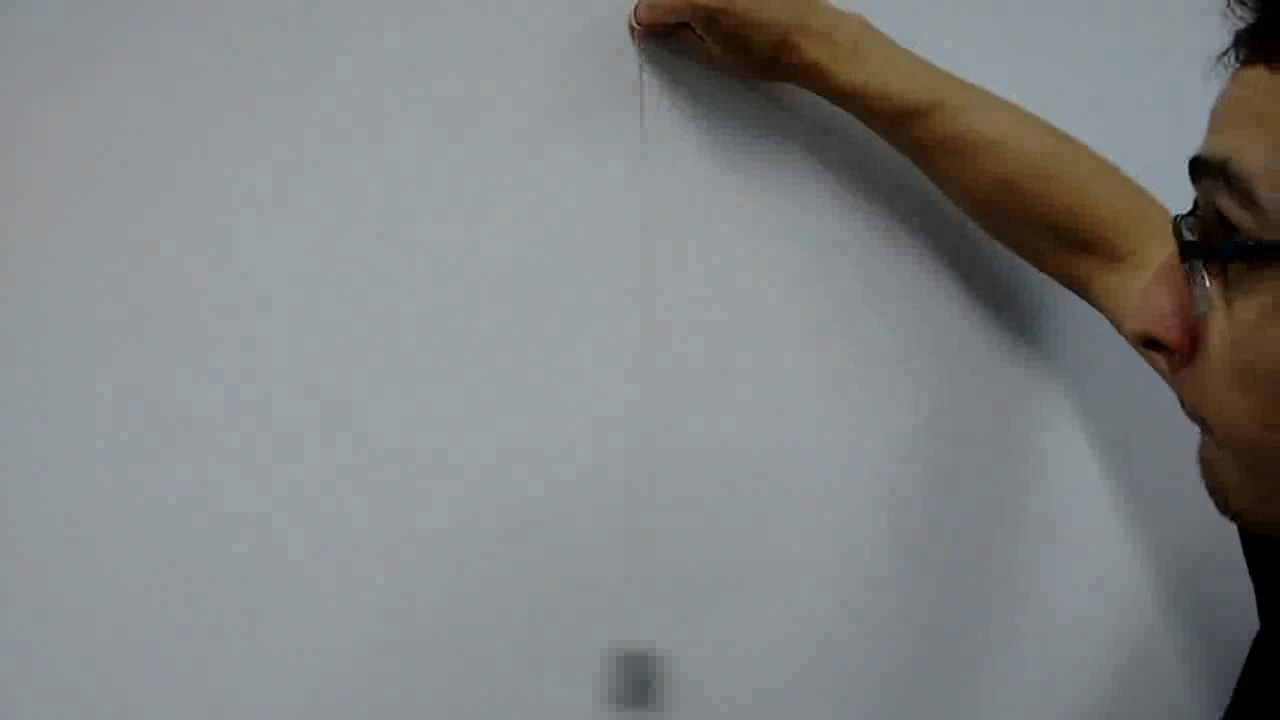
#> input picture frame 23 of Lab_1_Taylor/videos/pendulo.mp4, 1280 x 720 px, given in place of the camera
$ python Lab3ImageProcessing.py   (older library calls are emulated)
#> lines starting #> are read from the running program, lines starting #| are printed output that depends on the picture; after the words box and inside, x2 and y2 are one past the last pixel; in counts of white or black regions, pixels touching at a corner belong together
### ImageProcessing/Lab_3_e_1/videoControls.py
import cv2 as cv
import numpy


class VideoControls:
    cap = cv.VideoCapture()
    __trackbarWindowName = 'Trackbars'
    __frameVideo = False
    __size = False
    __vel = 1
    time = 'none'
    frame = numpy.array([])

    def __init__(self, nameOfVideo):
        self.cap.open(nameOfVideo)
        self.videoName = nameOfVideo
        self.__frameWidth =  int (self.cap.get(cv.CAP_PROP_FRAME_WIDTH) )
        self.__frameHeight = int (self.cap.get(cv.CAP_PROP_FRAME_HEIGHT))


    def __videoControls(self):
        key = cv.waitKey(self.__vel) or 0xff

        if key == ord('p'):
            cv.waitKey(0)
        elif key == ord('q'):
            self.__closeVideo()
        elif key == ord('a'):
            self.__vel += 10
        elif key == ord('s'):
            if self.__vel > 1:
                self.__vel -= 10


    def __closeVideo(self):
        self.cap.release()
        cv.destroyAllWindows()

    def showFrame(self,size):
        if size:
            self.frame = cv.resize(self.frame, size)


        cv.putText(self.frame,'delay:'+ str(self.__vel),org=(0,size[1] -10),fontFace=0,fontScale=2,color=(0,0,255) )
        cv.imshow(self.videoName, self.frame)


    def getFrame(self, size, loop):

#> called with size = (1200, 800), loop = False
        ret, frame = self.cap.read()
#> frame is the input picture: shape (720, 1280, 3); mean B, G, R 131.7, 132.2, 129.6
        self.__videoControls()
#> (key q is pressed here)
        if ret:
            self.frame = frame
            self.time = self.cap.get(cv.CAP_PROP_POS_MSEC)
            if size:
                frame = cv.resize(frame, (size))
#> frame: shape (800, 1200, 3)


        elif loop:
            self.cap = cv.VideoCapture(self.videoName)
        else:
            self.__closeVideo()

    # [5 lines left out: function watch, not called in this run]

### ImageProcessing/Lab_3_e_1/findColor.py
import videoControls


class FindColor (videoControls.VideoControls):

    trackbarWindowName = 'Trackbars'

    def __init__(self, videoName):
        super().__init__(videoName)
        self.__outputWindowName = "output of " + videoName

    # [6 lines left out: function __namingAndCreatingTrackbars, not called in this run]

    def __change(self, value):
        pass

    # [13 lines left out: functions __createTrackbars, __showOutput, not called in this run]

    def getColor(self, hsv_min=[], hsv_max=[], loop=False, size=False):
        self.getFrame(size=size, loop=loop)

        if self.frame.size:
            hsvFrame = videoControls.cv.cvtColor(self.frame, videoControls.cv.COLOR_BGR2HSV)
#> hsvFrame: shape (720, 1280, 3); mean H, S, V 87, 30.5, 136.6

            if videoControls.numpy.array(hsv_min).size:
                self.outputFrame = videoControls.cv.inRange(hsvFrame, videoControls.numpy.array(hsv_min), videoControls.numpy.array(hsv_max))
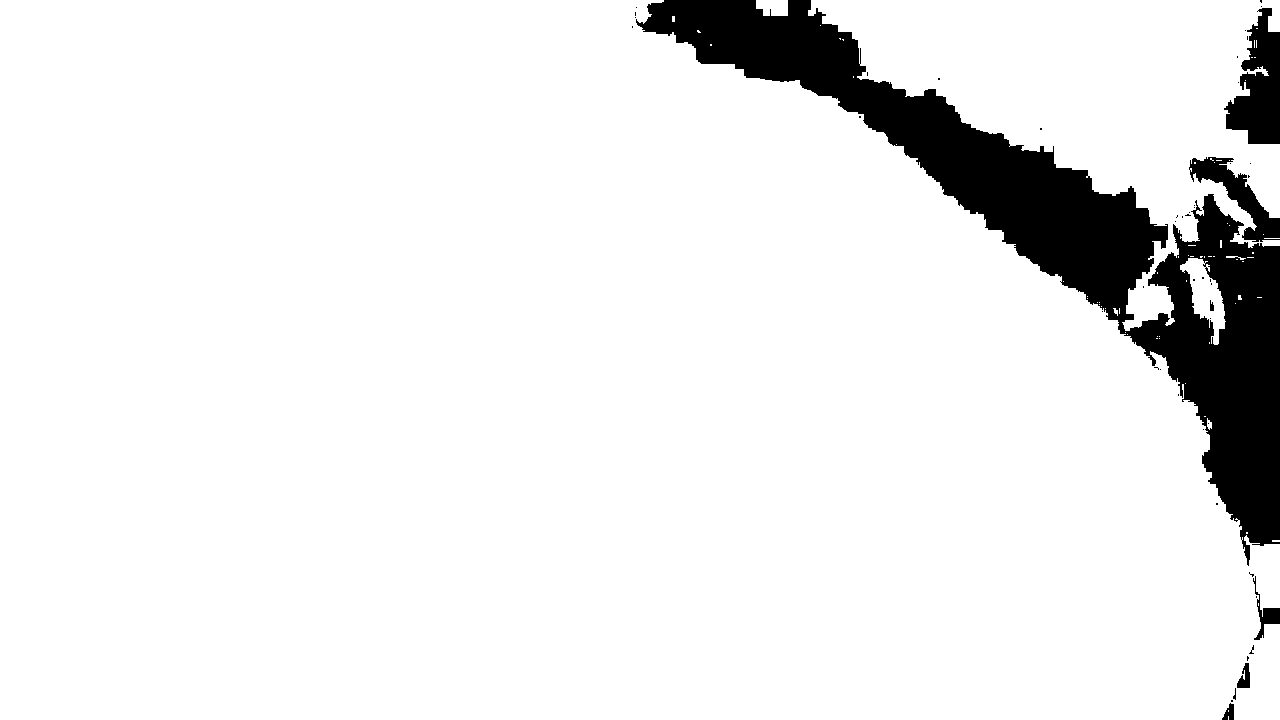
#> self.outputFrame: shape (720, 1280); 91.7% white; 50 black regions (43 under 20 px), largest, box (x1, y1, x2, y2) and area: (636, 0, 1280, 566) 68435, (1224, 8, 1280, 144) 4527, (1189, 157, 1280, 242) 2464
                return self.outputFrame

            lower = []
            upper = []

            for i in 'H_MIN', 'S_MIN', 'V_MIN':
                lower.append(videoControls.cv.getTrackbarPos(
                    i, self.trackbarWindowName))

            for i in 'H_MAX', 'S_MAX', 'V_MAX':
                upper.append(videoControls.cv.getTrackbarPos(
                    i, self.trackbarWindowName))

            self.outputFrame = videoControls.cv.inRange(hsvFrame, videoControls.numpy.array(lower), videoControls.numpy.array(upper))
        else:
            self.outputFrame = self.frame


    # [8 lines left out: function watch, not called in this run]


### ImageProcessing/Lab_3_e_1/Lab3ImageProcessing.py
#! /bin/env python

from findColor import FindColor
import cv2 as cv
import numpy as np

video = FindColor("bigBang.mp4")
#video.watch((1200, 800), loop=True)

fourcc = cv.VideoWriter_fourcc(*'XVID')
out = cv.VideoWriter('OutputBigBang.mp4',fourcc, 30.0, (1920,1080))

while video.cap.isOpened():
    outputFrame = video.getColor(loop=False, size=(1200, 800), hsv_max=[255, 129, 255], hsv_min=[0, 0, 0])
    outputFrame =  cv.bitwise_not(outputFrame)


    kernelErode = np.ones((5, 5), np.uint8)
    kerneldilate = np.ones((5, 5), np.uint8)

    opening = cv.morphologyEx(outputFrame, cv.MORPH_OPEN, kernelErode,iterations=6)
#> opening: shape (720, 1280); 6.8% white; 4 white regions, box (x1, y1, x2, y2) and area: (664, 0, 1152, 306) 37726, (1160, 246, 1280, 540) 21184, (1230, 76, 1280, 144) 2710, (1257, 32, 1280, 71) 861
    erode = cv.erode(opening, kernelErode, iterations=0)
    dilate = cv.dilate(erode, kerneldilate, iterations=4)
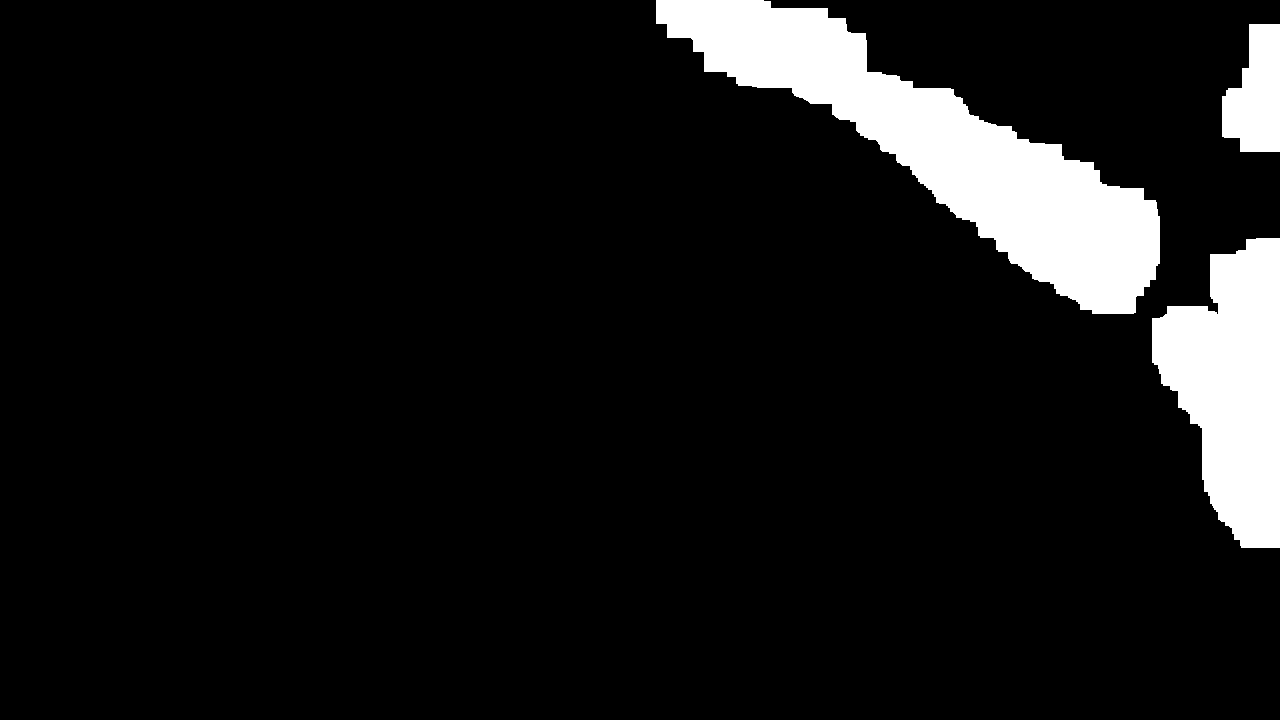
#> dilate: shape (720, 1280); 8.9% white; 3 white regions
    erode = cv.erode(dilate, kernelErode, iterations=0)
    dilate = cv.dilate(erode, kerneldilate, iterations=0)

    ret, cts, hierarchy=  cv.findContours(image=dilate,mode = cv.RETR_TREE,method=cv.CHAIN_APPROX_TC89_KCOS)
#> cts = 3 contours; box (x1, y1, x2, y2) and area: (656, 0, 1160, 314) 49344, (1152, 238, 1280, 548) 25902, (1222, 24, 1280, 152) 5407

    for i in range (len(cts)) :
        area = cv.contourArea(cts[i])
        if area > 2000:
         m = cv.moments(cts[i])
         cX = int(m["m10"] / m["m00"])
         cY = int(m["m01"] / m["m00"])

         cv.circle(video.frame, (cX, cY), 1, (0, 0, 255), 2)
         cv.putText(video.frame,'ct['+str(i)+ ']',(cX,cY),fontFace=2,fontScale=3,color=(255,0,50) )
         print('ct:',i,'cX:',cX,'cY:',cY )
#> this loop made 3 passes
#> (area, cX, cY) on passes 1 to 3: (25902, 1232, 386), (5407, 1256, 94), (49344, 943, 148)
#> (printed output is left out)

    print('time:',video.time)
    video.showFrame(size =(1200,800))
#> in showFrame, `cv.putText(self.frame,'delay:'+ str(self.__vel),org=(0,size[1] -10),fo..`:
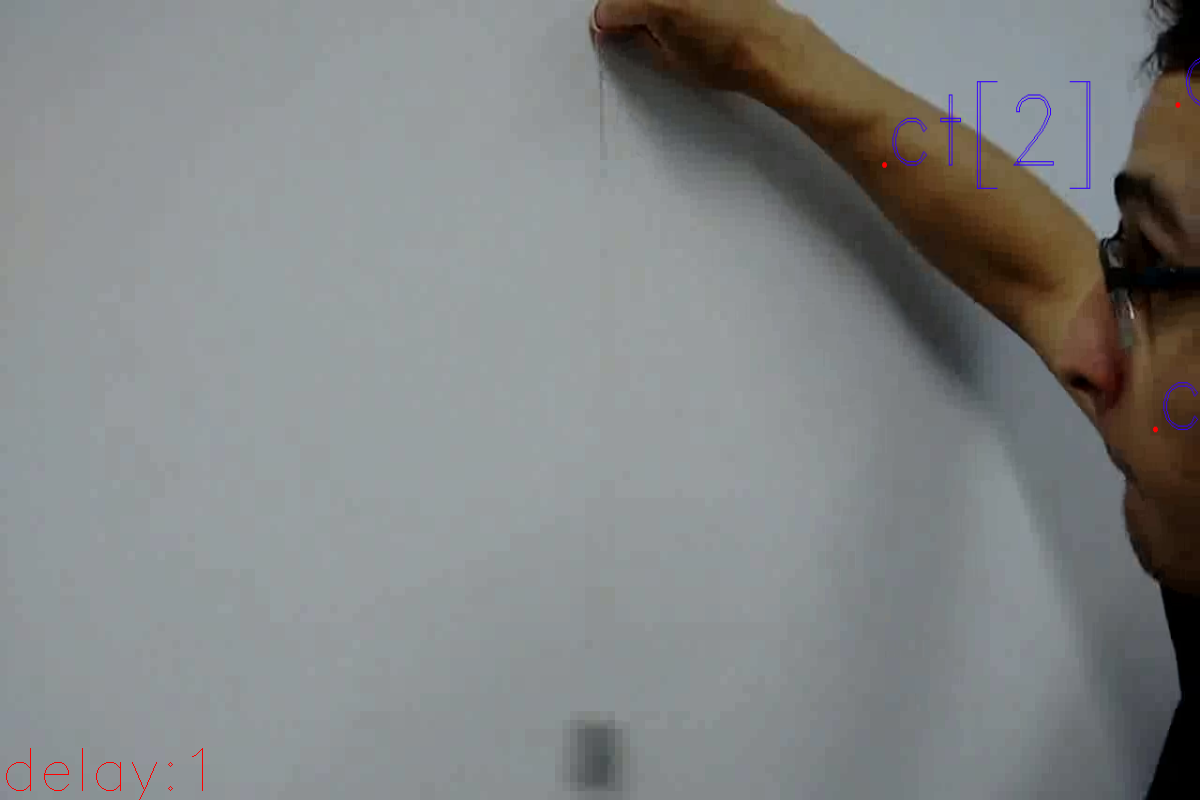
#> self.frame: shape (800, 1200, 3); mean B, G, R 131.8, 131.9, 129.6
    out.write(video.frame)

out.release()

    #cv.imshow('dilate',cv.resize(dilate,(1200,800)))


"""
    momento em que as bolas tocam juntas:
          cX: 878
          cY: 358
          time: 1678.0399061032863
    Quadro1:
        vermelha:
            X: 1055
            Y: 568
        verde:
             X: 970
             Y: 350
        azul:
         X: 426
         Y: 210

    time: 1845.8438967136149

    Quadro2:
    vermelha:
        X: 1145
        Y: 651
    verde:
      X: 1072
      Y: 340
    azul:
     X: 120
     Y: 77

    time: 1980.087089201878


    """


# h_min = 113
# s_min = 82
# v_min = 96
# h_max = 121
# s_max = 255
# v_max = 255

# quadro zero: posX: 937 posY: 725 time: 4220.072751322751

# segunda  equação: posX: 904 posY: 786 time: 4321.354497354497
# terceira equação: posX: 830 posY: 933 time: 4591.439153439153

# h_min 0
# s_min 0
# h_max 0
# h_max 255
# s_max 129
# v_max 255

$ run again, starting later in the video
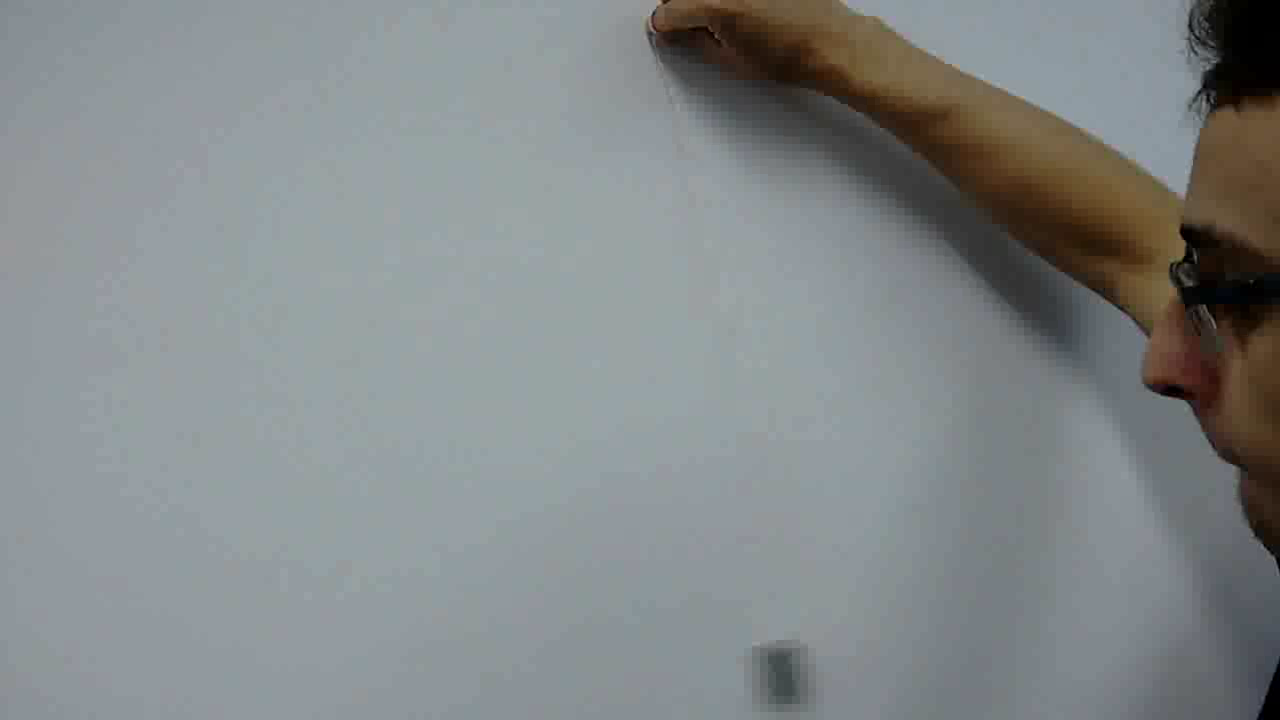
#> input picture frame 106 of Lab_1_Taylor/videos/pendulo.mp4, 1280 x 720 px, given in place of the camera
#> in getFrame, frame is the input picture: shape (720, 1280, 3); mean B, G, R 137.1, 136.1, 131.1
#> frame: shape (800, 1200, 3)
#> hsvFrame: shape (720, 1280, 3); mean H, S, V 87.9, 32.7, 141.4
#> in getColor, `self.outputFrame = videoControls.cv.inRange(hsvFrame, videoControls.nu..`:
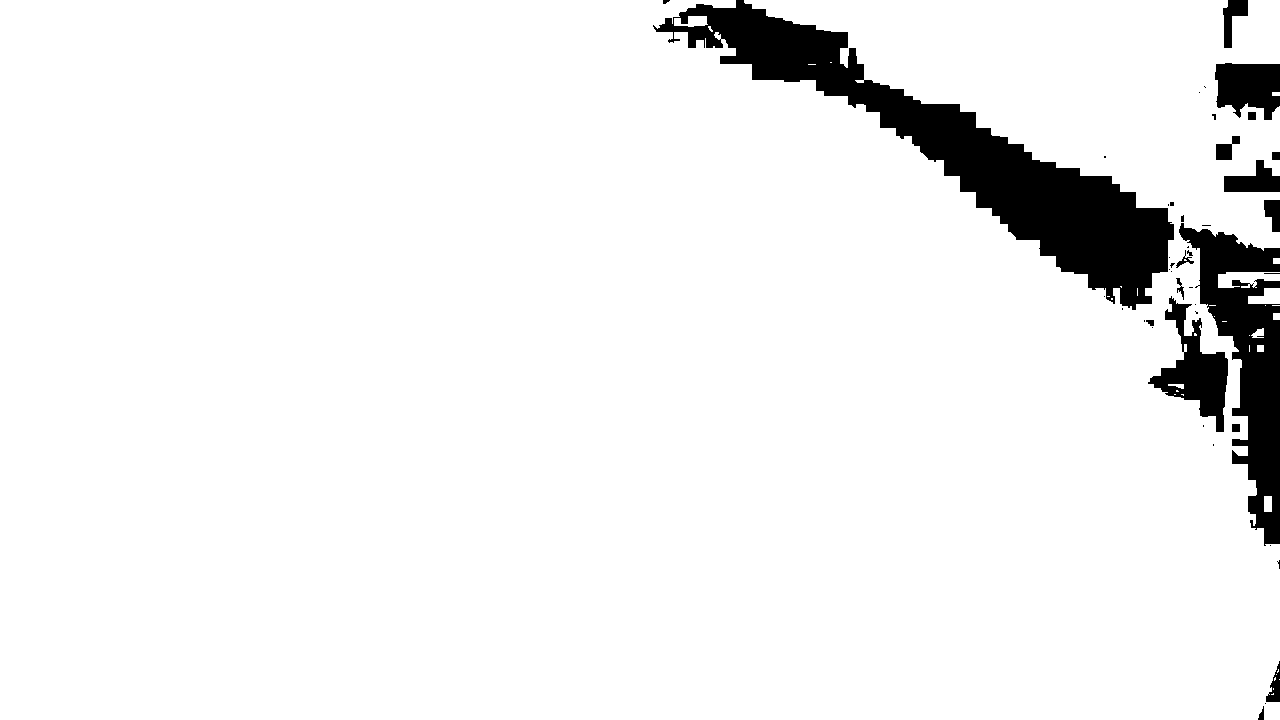
#> self.outputFrame: shape (720, 1280); 93.8% white; 44 black regions (27 under 20 px), largest, box (x1, y1, x2, y2) and area: (653, 0, 1174, 310) 33968, (1179, 223, 1280, 546) 13332, (1148, 296, 1228, 432) 4136
#> opening: shape (720, 1280); 4.8% white; 8 white regions, largest, box (x1, y1, x2, y2) and area: (880, 96, 1168, 288) 22833, (719, 8, 855, 96) 7226, (1240, 320, 1280, 496) 5464
#> dilate: shape (720, 1280); 7% white; 4 white regions
#> cts = 4 contours; box (x1, y1, x2, y2) and area: (872, 88, 1176, 296) 30479, (1176, 229, 1280, 552) 18404, (711, 0, 863, 104) 11032, (1210, 56, 1280, 113) 3813
#> the loop `for i in range (len(cts)) :` made 4 passes
#> (area, cX, cY) on passes 1 to 4: (18404.5, 1238, 367), (30479, 1036, 194), (3813, 1244, 83), (11031.5, 786, 50)
#> (printed output is left out)
#> in showFrame, `cv.putText(self.frame,'delay:'+ str(self.__vel),org=(0,size[1] -10),fo..`:
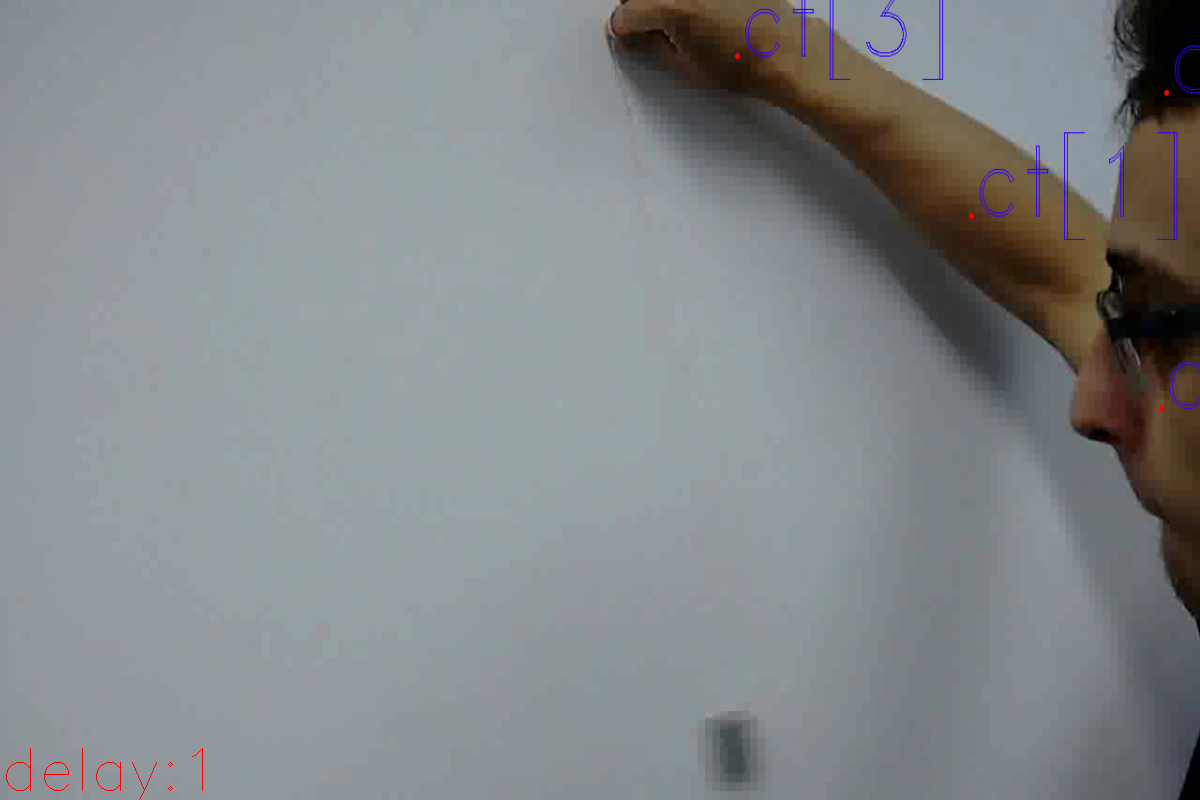
#> self.frame: shape (800, 1200, 3); mean B, G, R 137.4, 135.8, 131
